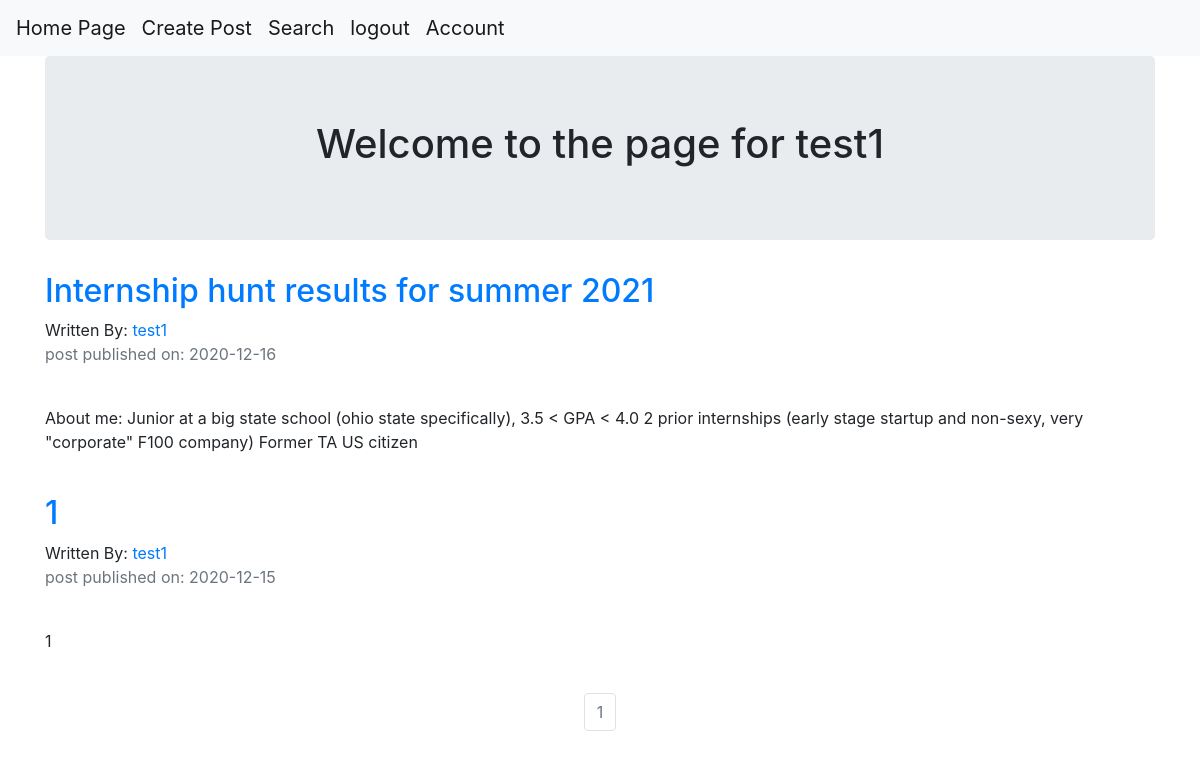
Page /test1 (signed in) on the committed database.
### projectKanpai/models.py (models this page shows, shortened)
class User(db.Model, UserMixin):
    __tablename__ = 'users'
    id = db.Column(db.Integer, primary_key = True)
    email = db.Column(db.String(64), unique=True, index=True)
    username = db.Column(db.String(64), unique=True, index=True)
    password_hash = db.Column(db.String(128))
    likePost = db.relationship("BlogPost", secondary=like)
    posts = db.relationship('BlogPost', backref = 'author') # written by use this.

class BlogPost(db.Model):
    __tablename__ = 'blogposts'
    id = db.Column(db.Integer,primary_key=True)
    user_id = db.Column(db.Integer, db.ForeignKey('users.id'), nullable = False)
    date = db.Column(db.DateTime, nullable = False, default = datetime.utcnow)
    title = db.Column(db.String(160), nullable = False)
    text = db.Column(db.Text, nullable = False)

### projectKanpai/users/views.py (the view)
@users.route("/<username>")
def user_posts(username):
    page = request.args.get('page',1,type=int)
    user = User.query.filter_by(username=username).first_or_404()
    blog_posts = BlogPost.query.filter_by(author=user).order_by(BlogPost.date.desc()
    ).paginate(page=page,per_page=5)
    return render_template('user_blog_posts.html', blog_posts=blog_posts, user=user)

### projectKanpai/models.py (called while the page is built)
@login_manager.user_loader
def load_user(user_id):
    return User.query.get(user_id)

### projectKanpai/templates/user_blog_posts.html
{% extends "base.html" %}
{% block content %}
<div class="container">
  <div class="jumbotron">
    <div align='center'>
      <h1>Welcome to the page for {{user.username}}</h1>
    </div>
  </div>
{% for post in blog_posts.items  %}
  <h2> <a href="{{url_for('blog_posts.blog_post',blog_post_id=post.id)}}">{{post.title}}</a> </h2>
  Written By: <a href="{{url_for('users.user_posts',username=post.author.username)}}">{{post.author.username}}</a>
  <p class='text-muted'>post published on: {{post.date.strftime("%Y-%m-%d")}}</p>
   <br>
   <p>{{post.text}}</p>
   <br>
{% endfor %}
</div>
<nav aria-label='Page Navigation example'>
  <ul class="pagination justify-content-center">
    {% for page_num in blog_posts.iter_pages(left_edge=1,right_edge=1,left_current=1,right_current=2)  %}
      {% if blog_posts.page == page_num %}
      <li class='page-item disabled'>
        <a class="page-link" href="{{url_for('users.user_posts',username=user.username,page=page_num)}}">{{ page_num}}</a>
      </li>
      {% else %}
      <li class='page-item'>
        <a class="page-link" href="{{url_for('users.user_posts',username=user.username,page=page_num)}}">{{ page_num}}</a>
      </li>
      {% endif %}
    {% endfor %}
  </ul>
</nav>
{% endblock %}

### rows in the picture
User: username "test1"
BlogPost: title "Internship hunt results for summer 2021", author.username "test1", date "2020-12-16", text "About me: Junior at a big state school (ohio state specifically), 3.5 < GPA < 4.0 2 prior internships (early stage startup and non-sexy, very \"corporate\" F100 company) Former TA US citizen"
BlogPost: title "1", author.username "test1", date "2020-12-15", text "1"

### other values in the picture
{{ page_num }} "1"
